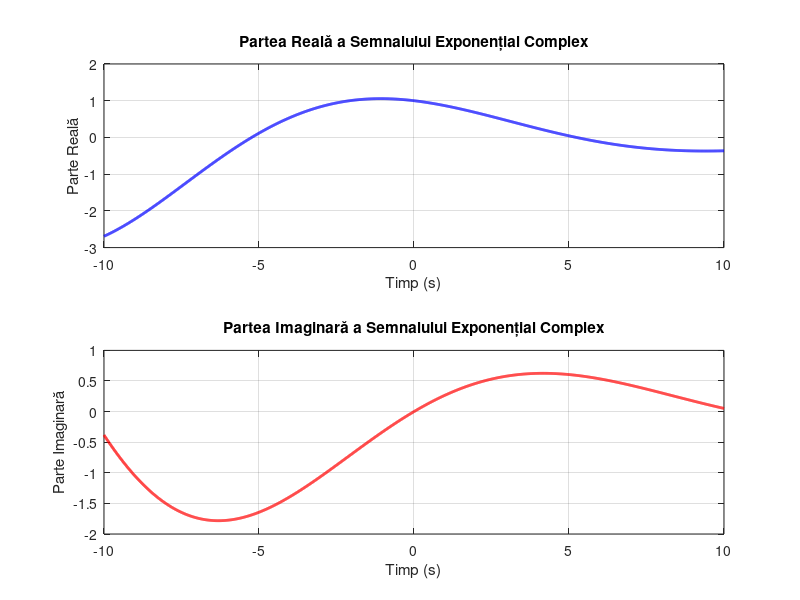

Here is the MATLAB script that generated this plot:
% Definirea intervalului de timp
t = -10:0.01:10; % De la -10s la 10s cu un pas de eșantionare de 0.01s

% Calculul semnalului exponențial complex
x = exp((-0.1 + 0.3j) * t);

% Afișarea partii reale și a părții imaginară în figuri separate
figure;

% Afișarea părții reale
subplot(2, 1, 1);
plot(t, real(x), 'b', 'LineWidth', 2);
xlabel('Timp (s)');
ylabel('Parte Reală');
title('Partea Reală a Semnalului Exponențial Complex');
grid on;

% Afișarea părții imaginară
subplot(2, 1, 2);
plot(t, imag(x), 'r', 'LineWidth', 2);
xlabel('Timp (s)');
ylabel('Parte Imaginară');
title('Partea Imaginară a Semnalului Exponențial Complex');
grid on;
